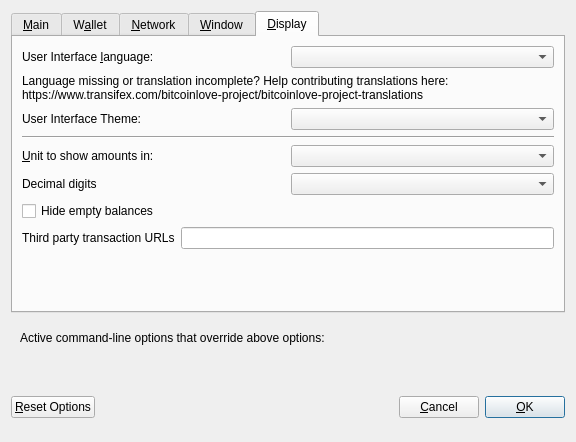
<?xml version="1.0" encoding="UTF-8"?>
<ui version="4.0">
 <class>OptionsDialog</class>
 <widget class="QDialog" name="OptionsDialog">
  <property name="geometry">
   <rect>
    <x>0</x>
    <y>0</y>
    <width>576</width>
    <height>442</height>
   </rect>
  </property>
  <property name="windowTitle">
   <string>Options</string>
  </property>
  <property name="modal">
   <bool>true</bool>
  </property>
  <layout class="QVBoxLayout" name="verticalLayout">
   <item>
    <widget class="QTabWidget" name="tabWidget">
     <property name="currentIndex">
      <number>4</number>
     </property>
     <widget class="QWidget" name="tabMain">
      <attribute name="title">
       <string>&amp;Main</string>
      </attribute>
      <layout class="QVBoxLayout" name="verticalLayout_Main">
       <item>
        <widget class="QCheckBox" name="bitcoinAtStartup">
         <property name="toolTip">
          <string>Automatically start BitcoinLove after logging in to the system.</string>
         </property>
         <property name="text">
          <string>&amp;Start BitcoinLove on system login</string>
         </property>
        </widget>
       </item>
       <item>
        <layout class="QHBoxLayout" name="horizontalLayout_2_Main">
         <item>
          <widget class="QLabel" name="databaseCacheLabel">
           <property name="text">
            <string>Size of &amp;database cache</string>
           </property>
           <property name="textFormat">
            <enum>Qt::PlainText</enum>
           </property>
           <property name="buddy">
            <cstring>databaseCache</cstring>
           </property>
          </widget>
         </item>
         <item>
          <widget class="QSpinBox" name="databaseCache"/>
         </item>
         <item>
          <widget class="QLabel" name="databaseCacheUnitLabel">
           <property name="text">
            <string>MB</string>
           </property>
           <property name="textFormat">
            <enum>Qt::PlainText</enum>
           </property>
          </widget>
         </item>
         <item>
          <spacer name="horizontalSpacer_2_Main">
           <property name="orientation">
            <enum>Qt::Horizontal</enum>
           </property>
           <property name="sizeHint" stdset="0">
            <size>
             <width>40</width>
             <height>20</height>
            </size>
           </property>
          </spacer>
         </item>
        </layout>
       </item>
       <item>
        <layout class="QHBoxLayout" name="horizontalLayout_3_Main">
         <item>
          <widget class="QLabel" name="threadsScriptVerifLabel">
           <property name="text">
            <string>Number of script &amp;verification threads</string>
           </property>
           <property name="textFormat">
            <enum>Qt::PlainText</enum>
           </property>
           <property name="buddy">
            <cstring>threadsScriptVerif</cstring>
           </property>
          </widget>
         </item>
         <item>
          <widget class="QSpinBox" name="threadsScriptVerif">
           <property name="toolTip">
            <string>(0 = auto, &lt;0 = leave that many cores free)</string>
           </property>
          </widget>
         </item>
         <item>
          <spacer name="horizontalSpacer_3_Main">
           <property name="orientation">
            <enum>Qt::Horizontal</enum>
           </property>
           <property name="sizeHint" stdset="0">
            <size>
             <width>40</width>
             <height>20</height>
            </size>
           </property>
          </spacer>
         </item>
        </layout>
       </item>
       <item>
        <spacer name="verticalSpacer_2">
         <property name="orientation">
          <enum>Qt::Vertical</enum>
         </property>
         <property name="sizeHint" stdset="0">
          <size>
           <width>20</width>
           <height>40</height>
          </size>
         </property>
        </spacer>
       </item>
       <item>
        <widget class="QCheckBox" name="checkBoxZeromintEnable">
         <property name="toolTip">
          <string>Enable automatic minting of BitcoinLove units to zBLV</string>
         </property>
         <property name="layoutDirection">
          <enum>Qt::LeftToRight</enum>
         </property>
         <property name="text">
          <string>Enable zBLV Automint</string>
         </property>
        </widget>
       </item>
       <item>
        <layout class="QHBoxLayout" name="horizontalLayout_3">
         <item>
          <widget class="QLabel" name="percentage_label">
           <property name="toolTip">
            <string>Percentage of incoming BLV which get automatically converted to zBLV via Zerocoin Protocol (min: 10%)</string>
           </property>
           <property name="text">
            <string>Percentage of autominted zBLV</string>
           </property>
          </widget>
         </item>
         <item>
          <widget class="QSpinBox" name="zeromintPercentage">
           <property name="minimum">
            <number>1</number>
           </property>
           <property name="maximum">
            <number>100</number>
           </property>
          </widget>
         </item>
        </layout>
       </item>
       <item>
        <layout class="QHBoxLayout" name="horizontalLayout" stretch="0,0">
         <property name="sizeConstraint">
          <enum>QLayout::SetFixedSize</enum>
         </property>
         <item>
          <widget class="QLabel" name="labelPreferredDenom">
           <property name="maximumSize">
            <size>
             <width>16777215</width>
             <height>16777215</height>
            </size>
           </property>
           <property name="toolTip">
            <string>Wait with automatic conversion to Zerocoin until enough BLV for this denomination is available</string>
           </property>
           <property name="text">
            <string>Preferred Automint zBLV Denomination</string>
           </property>
          </widget>
         </item>
         <item>
          <widget class="QComboBox" name="preferredDenom">
           <property name="maximumSize">
            <size>
             <width>16777215</width>
             <height>27</height>
            </size>
           </property>
           <property name="toolTip">
            <string>Wait with automatic conversion to Zerocoin until enough BLV for this denomination is available</string>
           </property>
           <property name="maxVisibleItems">
            <number>9</number>
           </property>
           <property name="maxCount">
            <number>9</number>
           </property>
          </widget>
         </item>
        </layout>
       </item>
      </layout>
     </widget>
     <widget class="QWidget" name="tabWallet">
      <attribute name="title">
       <string>W&amp;allet</string>
      </attribute>
      <layout class="QVBoxLayout" name="verticalLayout_Wallet">
       <item>
        <layout class="QHBoxLayout" name="horizontalLayout_2_Wallet">
         <item>
          <widget class="QLabel" name="labelStakeSplitThresholdText">
           <property name="text">
            <string>Stake split threshold:</string>
           </property>
          </widget>
         </item>
         <item>
          <widget class="QSpinBox" name="spinBoxStakeSplitThreshold">
           <property name="minimum">
            <number>1</number>
           </property>
           <property name="maximum">
            <number>999999</number>
           </property>
          </widget>
         </item>
        </layout>
       </item>
       <item>
        <widget class="QGroupBox" name="groupBox">
         <property name="title">
          <string>Expert</string>
         </property>
         <layout class="QVBoxLayout" name="verticalLayout_2">
          <item>
           <widget class="QCheckBox" name="coinControlFeatures">
            <property name="toolTip">
             <string>Whether to show coin control features or not.</string>
            </property>
            <property name="text">
             <string>Enable coin &amp;control features</string>
            </property>
           </widget>
          </item>
          <item>
           <widget class="QCheckBox" name="showMasternodesTab">
            <property name="toolTip">
             <string>Show additional tab listing all your masternodes in first sub-tab&lt;br/&gt;and all masternodes on the network in second sub-tab.</string>
            </property>
            <property name="text">
             <string>Show Masternodes Tab</string>
            </property>
           </widget>
          </item>
          <item>
           <widget class="QCheckBox" name="spendZeroConfChange">
            <property name="toolTip">
             <string>If you disable the spending of unconfirmed change, the change from a transaction&lt;br/&gt;cannot be used until that transaction has at least one confirmation.&lt;br/&gt;This also affects how your balance is computed.</string>
            </property>
            <property name="text">
             <string>&amp;Spend unconfirmed change</string>
            </property>
           </widget>
          </item>
         </layout>
        </widget>
       </item>
       <item>
        <spacer name="verticalSpacer_Wallet">
         <property name="orientation">
          <enum>Qt::Vertical</enum>
         </property>
         <property name="sizeHint" stdset="0">
          <size>
           <width>20</width>
           <height>40</height>
          </size>
         </property>
        </spacer>
       </item>
      </layout>
     </widget>
     <widget class="QWidget" name="tabNetwork">
      <attribute name="title">
       <string>&amp;Network</string>
      </attribute>
      <layout class="QVBoxLayout" name="verticalLayout_Network">
       <item>
        <widget class="QCheckBox" name="mapPortUpnp">
         <property name="toolTip">
          <string>Automatically open the BitcoinLove client port on the router. This only works when your router supports UPnP and it is enabled.</string>
         </property>
         <property name="text">
          <string>Map port using &amp;UPnP</string>
         </property>
        </widget>
       </item>
       <item>
        <widget class="QCheckBox" name="allowIncoming">
         <property name="toolTip">
          <string>Accept connections from outside</string>
         </property>
         <property name="text">
          <string>Allow incoming connections</string>
         </property>
        </widget>
       </item>
       <item>
        <widget class="QCheckBox" name="connectSocks">
         <property name="toolTip">
          <string>Connect to the BitcoinLove network through a SOCKS5 proxy.</string>
         </property>
         <property name="text">
          <string>&amp;Connect through SOCKS5 proxy (default proxy):</string>
         </property>
        </widget>
       </item>
       <item>
        <layout class="QHBoxLayout" name="horizontalLayout_1_Network">
         <item>
          <widget class="QLabel" name="proxyIpLabel">
           <property name="text">
            <string>Proxy &amp;IP:</string>
           </property>
           <property name="textFormat">
            <enum>Qt::PlainText</enum>
           </property>
           <property name="buddy">
            <cstring>proxyIp</cstring>
           </property>
          </widget>
         </item>
         <item>
          <widget class="QValidatedLineEdit" name="proxyIp">
           <property name="minimumSize">
            <size>
             <width>140</width>
             <height>0</height>
            </size>
           </property>
           <property name="maximumSize">
            <size>
             <width>140</width>
             <height>16777215</height>
            </size>
           </property>
           <property name="toolTip">
            <string>IP address of the proxy (e.g. IPv4: 127.0.0.1 / IPv6: ::1)</string>
           </property>
          </widget>
         </item>
         <item>
          <widget class="QLabel" name="proxyPortLabel">
           <property name="text">
            <string>&amp;Port:</string>
           </property>
           <property name="textFormat">
            <enum>Qt::PlainText</enum>
           </property>
           <property name="buddy">
            <cstring>proxyPort</cstring>
           </property>
          </widget>
         </item>
         <item>
          <widget class="QLineEdit" name="proxyPort">
           <property name="minimumSize">
            <size>
             <width>75</width>
             <height>0</height>
            </size>
           </property>
           <property name="maximumSize">
            <size>
             <width>55</width>
             <height>16777215</height>
            </size>
           </property>
           <property name="toolTip">
            <string>Port of the proxy (e.g. 9050)</string>
           </property>
          </widget>
         </item>
         <item>
          <spacer name="horizontalSpacer_1_Network">
           <property name="orientation">
            <enum>Qt::Horizontal</enum>
           </property>
           <property name="sizeHint" stdset="0">
            <size>
             <width>40</width>
             <height>20</height>
            </size>
           </property>
          </spacer>
         </item>
        </layout>
       </item>
       <item>
        <spacer name="verticalSpacer_Network">
         <property name="orientation">
          <enum>Qt::Vertical</enum>
         </property>
         <property name="sizeHint" stdset="0">
          <size>
           <width>20</width>
           <height>40</height>
          </size>
         </property>
        </spacer>
       </item>
      </layout>
     </widget>
     <widget class="QWidget" name="tabWindow">
      <attribute name="title">
       <string>&amp;Window</string>
      </attribute>
      <layout class="QVBoxLayout" name="verticalLayout_Window">
       <item>
        <widget class="QCheckBox" name="minimizeToTray">
         <property name="toolTip">
          <string>Show only a tray icon after minimizing the window.</string>
         </property>
         <property name="text">
          <string>&amp;Minimize to the tray instead of the taskbar</string>
         </property>
        </widget>
       </item>
       <item>
        <widget class="QCheckBox" name="minimizeOnClose">
         <property name="toolTip">
          <string>Minimize instead of exit the application when the window is closed. When this option is enabled, the application will be closed only after selecting Quit in the menu.</string>
         </property>
         <property name="text">
          <string>M&amp;inimize on close</string>
         </property>
        </widget>
       </item>
       <item>
        <spacer name="verticalSpacer_Window">
         <property name="orientation">
          <enum>Qt::Vertical</enum>
         </property>
         <property name="sizeHint" stdset="0">
          <size>
           <width>20</width>
           <height>40</height>
          </size>
         </property>
        </spacer>
       </item>
      </layout>
     </widget>
     <widget class="QWidget" name="tabDisplay">
      <attribute name="title">
       <string>&amp;Display</string>
      </attribute>
      <layout class="QVBoxLayout" name="verticalLayout_Display">
       <item>
        <layout class="QHBoxLayout" name="horizontalLayout_1_Display">
         <item>
          <widget class="QLabel" name="langLabel">
           <property name="text">
            <string>User Interface &amp;language:</string>
           </property>
           <property name="textFormat">
            <enum>Qt::PlainText</enum>
           </property>
           <property name="buddy">
            <cstring>lang</cstring>
           </property>
          </widget>
         </item>
         <item>
          <widget class="QValueComboBox" name="lang">
           <property name="toolTip">
            <string>The user interface language can be set here. This setting will take effect after restarting BitcoinLove.</string>
           </property>
          </widget>
         </item>
        </layout>
       </item>
       <item>
        <widget class="QLabel" name="label_3">
         <property name="toolTip">
          <string notr="true"/>
         </property>
         <property name="statusTip">
          <string notr="true"/>
         </property>
         <property name="whatsThis">
          <string notr="true"/>
         </property>
         <property name="accessibleName">
          <string notr="true"/>
         </property>
         <property name="text">
          <string>Language missing or translation incomplete? Help contributing translations here:
https://www.transifex.com/bitcoinlove-project/bitcoinlove-project-translations</string>
         </property>
         <property name="wordWrap">
          <bool>true</bool>
         </property>
         <property name="openExternalLinks">
          <bool>true</bool>
         </property>
         <property name="textInteractionFlags">
          <set>Qt::TextBrowserInteraction</set>
         </property>
        </widget>
       </item>
       <item>
        <layout class="QHBoxLayout" name="horizontalLayout_4_Display" stretch="0,0">
         <item>
          <widget class="QLabel" name="themeLabel">
           <property name="text">
            <string>User Interface Theme:</string>
           </property>
          </widget>
         </item>
         <item>
          <widget class="QValueComboBox" name="theme"/>
         </item>
        </layout>
       </item>
       <item>
        <widget class="Line" name="line">
         <property name="orientation">
          <enum>Qt::Horizontal</enum>
         </property>
        </widget>
       </item>
       <item>
        <layout class="QHBoxLayout" name="horizontalLayout_2_Display">
         <item>
          <widget class="QLabel" name="unitLabel">
           <property name="text">
            <string>&amp;Unit to show amounts in:</string>
           </property>
           <property name="textFormat">
            <enum>Qt::PlainText</enum>
           </property>
           <property name="buddy">
            <cstring>unit</cstring>
           </property>
          </widget>
         </item>
         <item>
          <widget class="QValueComboBox" name="unit">
           <property name="toolTip">
            <string>Choose the default subdivision unit to show in the interface and when sending coins.</string>
           </property>
          </widget>
         </item>
        </layout>
       </item>
       <item>
        <layout class="QHBoxLayout" name="horizontalLayout_5_Display">
         <item>
          <widget class="QLabel" name="digitsLabel">
           <property name="text">
            <string>Decimal digits</string>
           </property>
          </widget>
         </item>
         <item>
          <widget class="QValueComboBox" name="digits"/>
         </item>
        </layout>
       </item>
       <item>
        <widget class="QCheckBox" name="checkBoxHideZeroBalances">
         <property name="toolTip">
          <string>Hide empty balances</string>
         </property>
         <property name="layoutDirection">
          <enum>Qt::LeftToRight</enum>
         </property>
         <property name="text">
          <string>Hide empty balances</string>
         </property>
        </widget>
       </item>
       <item>
        <layout class="QHBoxLayout" name="horizontalLayout_3_Display">
         <item>
          <widget class="QLabel" name="thirdPartyTxUrlsLabel">
           <property name="toolTip">
            <string>Third party URLs (e.g. a block explorer) that appear in the transactions tab as context menu items. %s in the URL is replaced by transaction hash. Multiple URLs are separated by vertical bar |.</string>
           </property>
           <property name="text">
            <string>Third party transaction URLs</string>
           </property>
           <property name="buddy">
            <cstring>thirdPartyTxUrls</cstring>
           </property>
          </widget>
         </item>
         <item>
          <widget class="QLineEdit" name="thirdPartyTxUrls">
           <property name="toolTip">
            <string>Third party URLs (e.g. a block explorer) that appear in the transactions tab as context menu items. %s in the URL is replaced by transaction hash. Multiple URLs are separated by vertical bar |.</string>
           </property>
          </widget>
         </item>
        </layout>
       </item>
       <item>
        <spacer name="verticalSpacer">
         <property name="orientation">
          <enum>Qt::Vertical</enum>
         </property>
         <property name="sizeHint" stdset="0">
          <size>
           <width>20</width>
           <height>40</height>
          </size>
         </property>
        </spacer>
       </item>
      </layout>
     </widget>
    </widget>
   </item>
   <item>
    <widget class="QFrame" name="frame">
     <layout class="QVBoxLayout" name="verticalLayout_Bottom">
      <item>
       <layout class="QHBoxLayout" name="horizontalLayout_Bottom">
        <item>
         <widget class="QLabel" name="overriddenByCommandLineInfoLabel">
          <property name="text">
           <string>Active command-line options that override above options:</string>
          </property>
          <property name="textFormat">
           <enum>Qt::PlainText</enum>
          </property>
         </widget>
        </item>
        <item>
         <spacer name="horizontalSpacer_Bottom">
          <property name="orientation">
           <enum>Qt::Horizontal</enum>
          </property>
          <property name="sizeHint" stdset="0">
           <size>
            <width>40</width>
            <height>20</height>
           </size>
          </property>
         </spacer>
        </item>
       </layout>
      </item>
      <item>
       <widget class="QLabel" name="overriddenByCommandLineLabel">
        <property name="text">
         <string/>
        </property>
        <property name="textFormat">
         <enum>Qt::PlainText</enum>
        </property>
        <property name="wordWrap">
         <bool>true</bool>
        </property>
       </widget>
      </item>
     </layout>
    </widget>
   </item>
   <item>
    <layout class="QHBoxLayout" name="horizontalLayout_Buttons">
     <item>
      <widget class="QPushButton" name="resetButton">
       <property name="toolTip">
        <string>Reset all client options to default.</string>
       </property>
       <property name="text">
        <string>&amp;Reset Options</string>
       </property>
       <property name="autoDefault">
        <bool>false</bool>
       </property>
      </widget>
     </item>
     <item>
      <spacer name="horizontalSpacer_1">
       <property name="orientation">
        <enum>Qt::Horizontal</enum>
       </property>
       <property name="sizeHint" stdset="0">
        <size>
         <width>40</width>
         <height>48</height>
        </size>
       </property>
      </spacer>
     </item>
     <item>
      <widget class="QLabel" name="statusLabel">
       <property name="minimumSize">
        <size>
         <width>200</width>
         <height>0</height>
        </size>
       </property>
       <property name="font">
        <font>
         <weight>75</weight>
         <bold>true</bold>
        </font>
       </property>
       <property name="text">
        <string/>
       </property>
       <property name="textFormat">
        <enum>Qt::PlainText</enum>
       </property>
       <property name="wordWrap">
        <bool>true</bool>
       </property>
      </widget>
     </item>
     <item>
      <spacer name="horizontalSpacer_2">
       <property name="orientation">
        <enum>Qt::Horizontal</enum>
       </property>
       <property name="sizeHint" stdset="0">
        <size>
         <width>40</width>
         <height>48</height>
        </size>
       </property>
      </spacer>
     </item>
     <item>
      <widget class="QPushButton" name="cancelButton">
       <property name="text">
        <string>&amp;Cancel</string>
       </property>
       <property name="autoDefault">
        <bool>false</bool>
       </property>
      </widget>
     </item>
     <item>
      <widget class="QPushButton" name="okButton">
       <property name="text">
        <string>&amp;OK</string>
       </property>
       <property name="autoDefault">
        <bool>false</bool>
       </property>
       <property name="default">
        <bool>true</bool>
       </property>
      </widget>
     </item>
    </layout>
   </item>
  </layout>
 </widget>
 <customwidgets>
  <customwidget>
   <class>QValidatedLineEdit</class>
   <extends>QLineEdit</extends>
   <header>qvalidatedlineedit.h</header>
  </customwidget>
  <customwidget>
   <class>QValueComboBox</class>
   <extends>QComboBox</extends>
   <header>qvaluecombobox.h</header>
  </customwidget>
 </customwidgets>
 <resources/>
 <connections/>
</ui>
